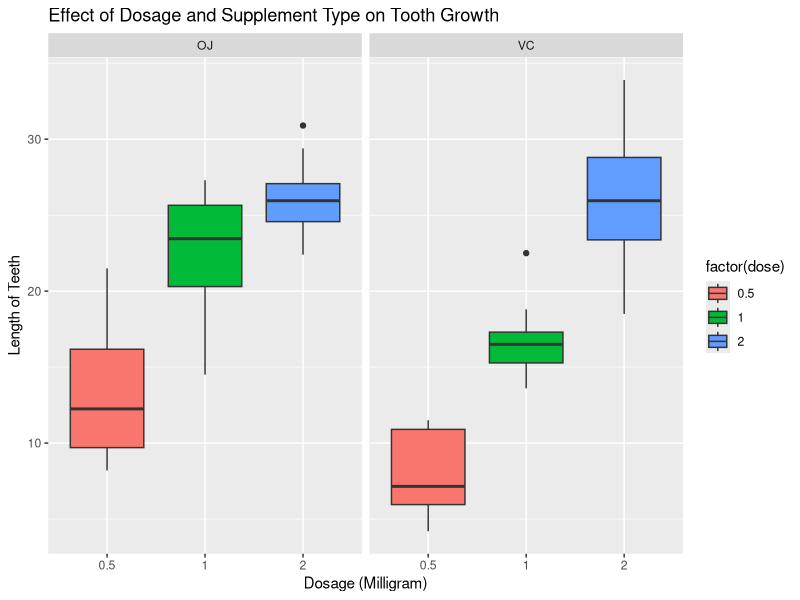

Reproduce this figure in R. (Note: this script raises an error after producing the figure.)
## ---- chunk 1
library(ggplot2)
library(datasets)
data(ToothGrowth)
head(ToothGrowth)
## ---- chunk 2
str(ToothGrowth)
## ---- chunk 3
ToothGrowth$dose <- as.factor(ToothGrowth$dose)
table(ToothGrowth$supp, ToothGrowth$dose)
summary(ToothGrowth)
## ---- chunk 4
mean(ToothGrowth$len) # mean
## ---- chunk 5
sd(ToothGrowth$len) # standard deviation
## ---- chunk 6
ggplot(ToothGrowth, aes(x=factor(dose),y=len,fill=factor(dose))) + geom_boxplot(notch=F) + facet_grid(.~supp) +
     scale_x_discrete("Dosage (Milligram)") +   
     scale_y_continuous("Length of Teeth") +  
     ggtitle("Effect of Dosage and Supplement Type on Tooth Growth")
## ---- chunk 7
supp.t1 <- t.test(len~supp, paired=F, var.equal=T, data=ToothGrowth)
supp.t2 <- t.test(len~supp, paired=F, var.equal=F, data=ToothGrowth)
supp.result <- data.frame("p-value"=c(supp.t1$p.value, supp.t2$p.value),
                          "Conf-Low"=c(supp.t1$conf[1],supp.t2$conf[1]),
                          "Conf-High"=c(supp.t1$conf[2],supp.t2$conf[2]),
                          row.names=c("Equal Var","Unequal Var"))
supp.result
